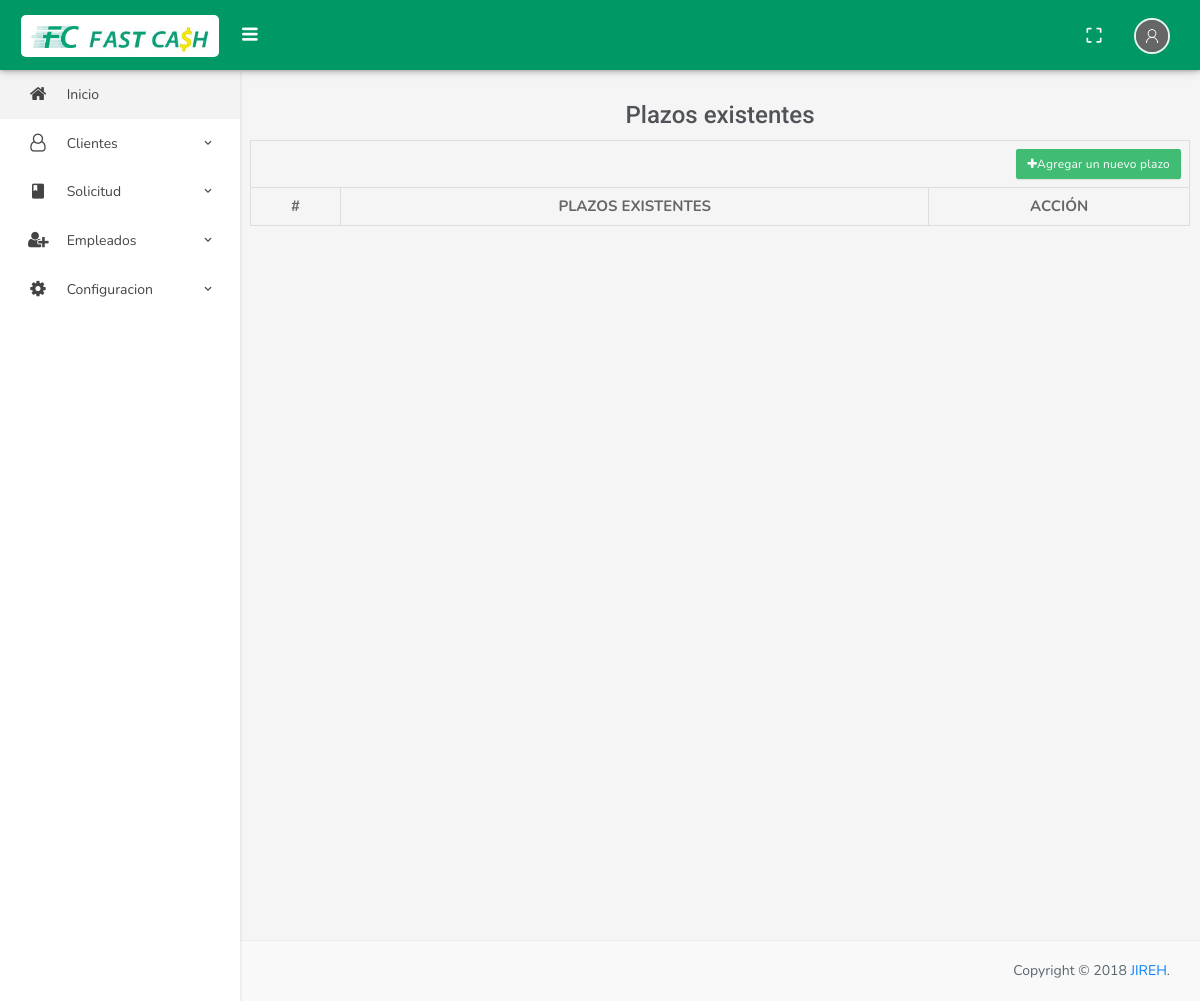
Before: /index.php/solicitud/gestionarPlazos with the older database file.
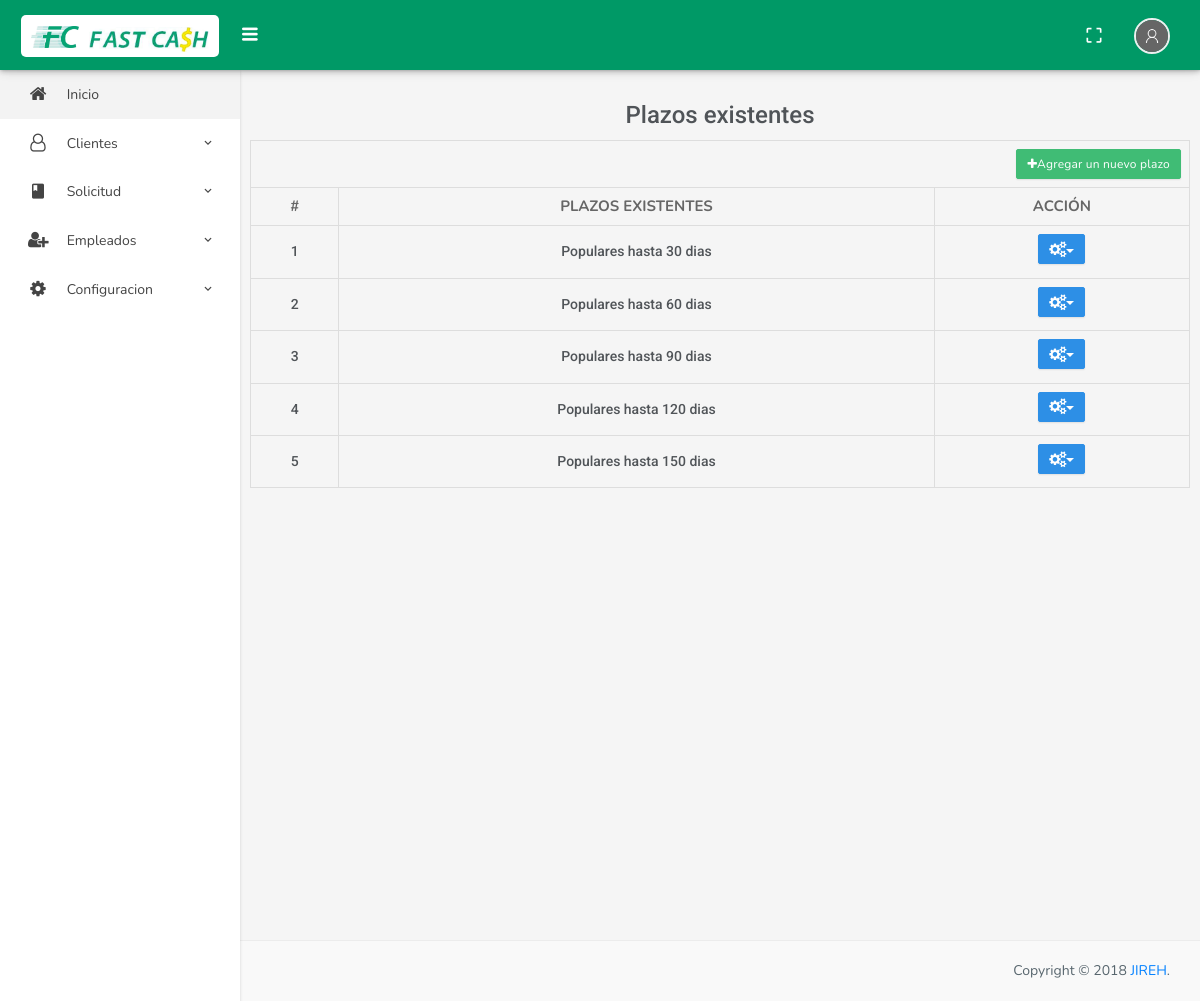
After: the same page with the newer database file.
### tables this page shows
CREATE TABLE `tbl_plazos_prestamos` (
  `id_plazo` int(11) NOT NULL,
  `tiempo_plazo` int(11) NOT NULL,
  `fecha_creacion` date NOT NULL,
  `estado_plazo` int(11) NOT NULL
);

### application/controllers/Solicitud.php (called while the page is built, shortened)
<?php
class Solicitud extends CI_Controller {
	public function gestionarPlazos()
	{
		$this->load->model("Solicitud_Model");
		$plazos = $this->Solicitud_Model->obtenerPlazos();
		$data = array('plazos' => $plazos );
		$this->load->view('Base/header');
		$this->load->view('Base/nav');
		$this->load->view('Solicitud/gestionar_plazos', $data);
		$this->load->view('Base/footer');
	}
}

### index.php (called while the page is built, shortened)
<?php
require_once BASEPATH.'core/CodeIgniter.php';

### application/models/Solicitud_Model.php (called while the page is built, shortened)
<?php
class Solicitud_Model extends CI_Model
{
	public function obtenerPlazos()
	{
		$plazos= $this->db->get("tbl_plazos_prestamos");
		return $plazos;
	}
}
?>

### application/views/Solicitud/gestionar_plazos.php (the view, shortened to what this page needs)
<div class="content-page">
<div class="content">
    <div class="container">
       <div class="row">
       <h3 class="text-center">Plazos existentes</h3>
           <table class="table table-bordered">
           <tr>
             <td colspan="3" class="text-right"><a href="" class="btn btn-success btn-sm" data-toggle="modal" data-target="#agregarPlazo"><i class="fa fa-plus"></i>Agregar un nuevo plazo</a></td>
           </tr>
             <tr >
               <th  class="text-center">#</th>
               <th  class="text-center">PLAZOS EXISTENTES</th>
               <th  class="text-center">ACCIÓN</th>
             </tr>
             <?php
                foreach ($plazos->result() as $plazo)
                {
                  if ($plazo->estado_plazo != 0)
                  {
             ?>
                <tr>
                  <td  class="text-center"><h5><?= $plazo->id_plazo ?></h5></td>
                  <td  class="text-center"><h5>Populares hasta <?= $plazo->tiempo_plazo ?> dias</h5></td>
                   <td>
                      <div class="dropdown" align="center">
                          <button class="btn btn-primary dropdown-toggle btn-sm" type="button" data-toggle="dropdown"><i class="fa fa-cogs fa-lg"></i><span class="caret"></span></button>
                      </div>
                  </td>
                </tr>
             <?php }} ?>
           </table>
       </div>
    </div>
</div>
</div>
</div>

Changed rows visible on the page:
added tbl_plazos_prestamos: id_plazo "1", tiempo_plazo "30"
added tbl_plazos_prestamos: id_plazo "2", tiempo_plazo "60"
added tbl_plazos_prestamos: id_plazo "3", tiempo_plazo "90"
added tbl_plazos_prestamos: id_plazo "4", tiempo_plazo "120"
added tbl_plazos_prestamos: id_plazo "5", tiempo_plazo "150"
